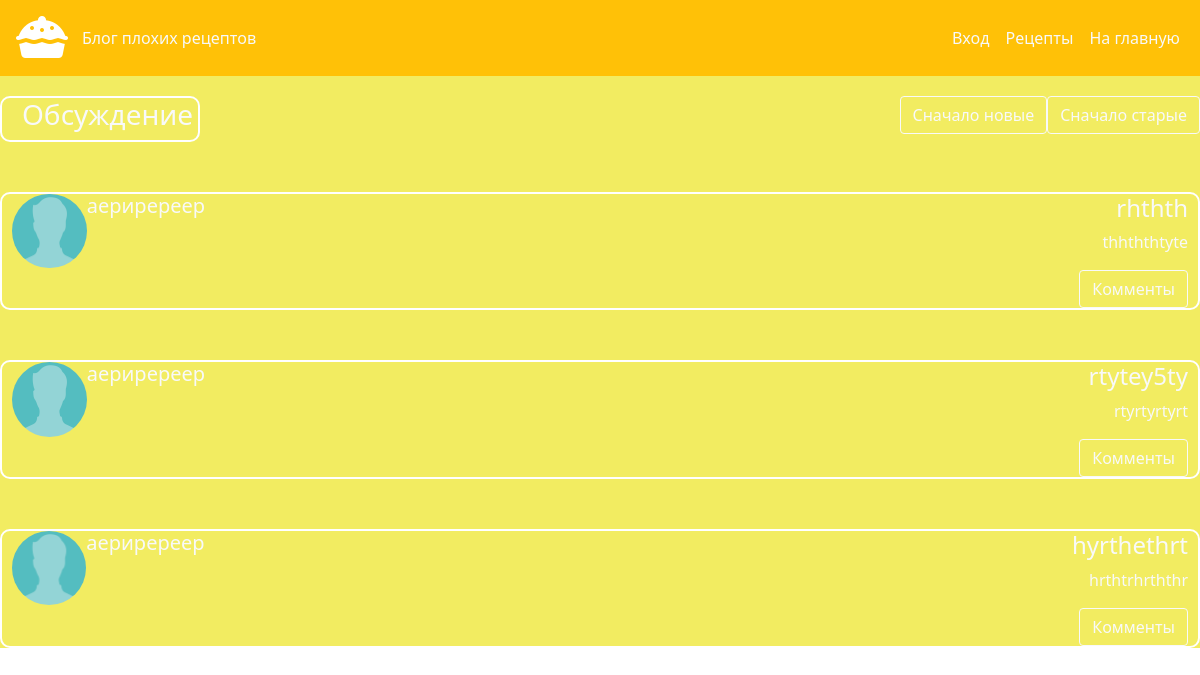
Before: /argue.php with the older database file.
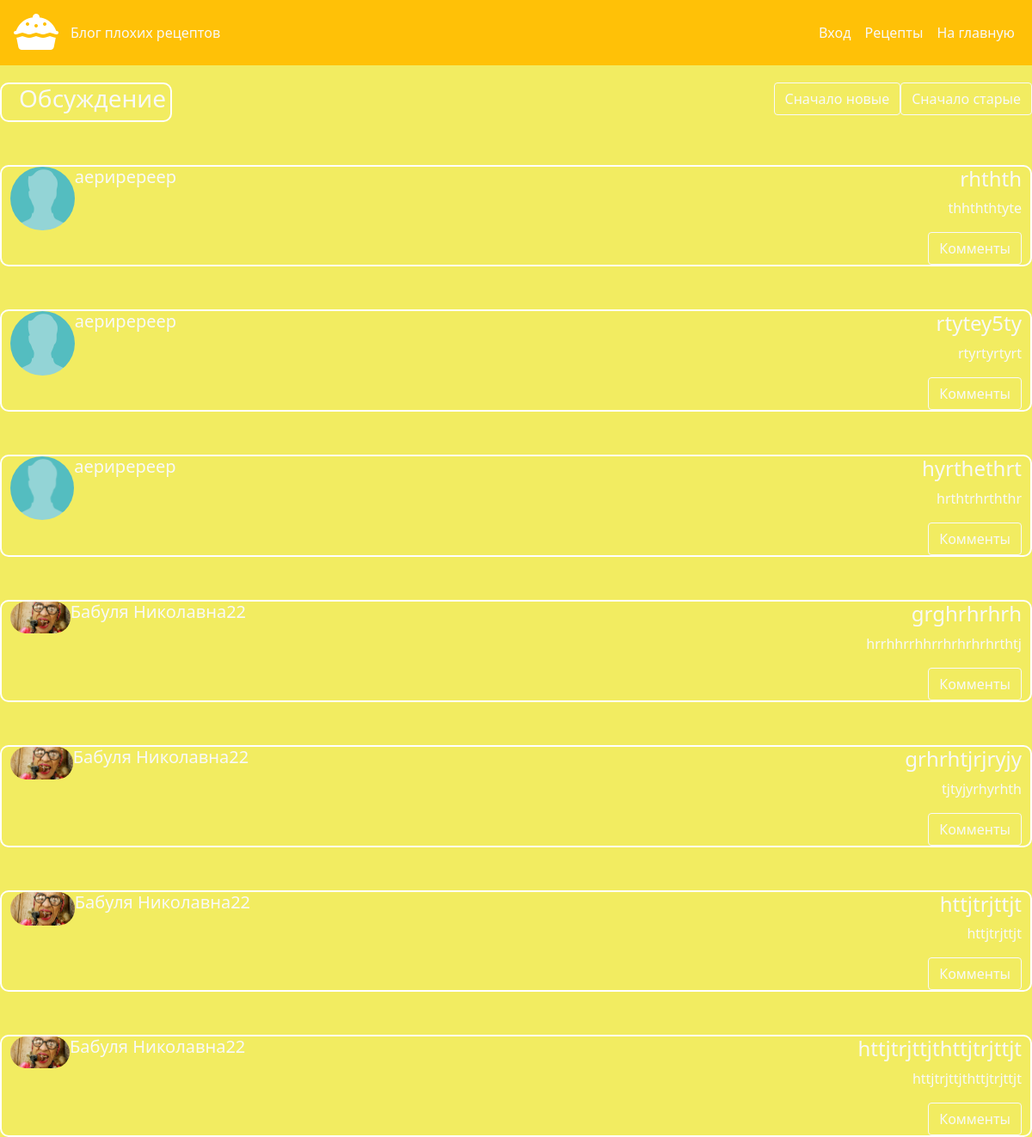
After: the same page with the newer database file.
### tables this page shows
CREATE TABLE `argue` (
  `id` int(11) NOT NULL,
  `oglavlenie` varchar(32) NOT NULL,
  `poema` text NOT NULL,
  `datee` date DEFAULT NULL,
  `user_id_arg` int(11) DEFAULT NULL
);

CREATE TABLE `users` (
  `id` int(11) NOT NULL,
  `login` varchar(32) NOT NULL,
  `password` varchar(250) NOT NULL,
  `email` varchar(16) DEFAULT NULL,
  `age` int(11) DEFAULT 18,
  `photoshop` varchar(1000) NOT NULL DEFAULT 'dummy-profile-image-male.jpg'
);

### argue.php (the view, shortened to what the changed rows need)
<?php
$host="localhost";
$user="root";
$pass="";
$bd="htth";
$link=mysqli_connect($host, $user, $pass, $bd );
mysqli_query($link,"SET NAMES 'utf8'");
$res22="";
if(!isset($_POST['upload'])){
  $query = "SELECT * FROM argue";
  $result = mysqli_query($link, $query) or die(mysqli_error($link));
  for ($data = []; $row = mysqli_fetch_assoc($result); $data[] = $row);
}else{
  $query = "SELECT * FROM argue ORDER BY datee DESC";
  $result = mysqli_query($link, $query) or die(mysqli_error($link));
  for ($data = []; $row = mysqli_fetch_assoc($result); $data[] = $row);
}
if($_SESSION["auth"] == true){?>
<!DOCTYPE html>
<html lang="en">
<head>
  <meta charset="UTF-8">
  <meta name="viewport" content="width=device-width, initial-scale=1.0">
  <title>Document</title>
  <link href="https://cdn.jsdelivr.net/npm/bootstrap@5.0.2/dist/css/bootstrap.min.css" rel="stylesheet">
  <link rel="stylesheet" href="style.css">
</head>
<body>
    <div class="basa">
        <nav class="navbar navbar-expand-lg navbar-light bg-warning">
            <div class="container-fluid">
              <img src="img/pie.png" class="picsa"><span class="text-light">Блог плохих рецептов</span>
              <button class="navbar-toggler" type="button" data-bs-toggle="collapse" data-bs-target="#navbarNav" aria-controls="navbarNav" aria-expanded="false" aria-label="Toggle navigation">
                <span class="navbar-toggler-icon"></span>
              </button>
              <div class="collapse navbar-collapse" id="navbarNav">
                <ul class="navbar-nav">
                  <li class="nav-item">
                    <a class="nav-link active text-light" aria-current="page" href="./profile.php">Профиль</a>
                  </li>
                  <li class="nav-item ">
                    <a class="nav-link text-light" href="./dishes.php">Рецепты</a>
                  </li>
                  <li class="nav-item ">
                    <a class="nav-link text-light" href="./kyrsov.php">На главную</a>
                  </li>
                </ul>
              </div>
            </div>
          </nav>
        <div class="recept">
            <div class="col-2" id="zagalovok2">
                <h3 class="text-light">Обсуждение</h3>
            </div>
            <div class="btn-group">
            <form action='' method="POST" >
                <button type="submit" class="btn btn-outline-light" name="upload">Сначало новые</button>
              </form>
              <form action='' method="POST" class="ponos228" >
                <button type="submit" class="btn btn-outline-light" name="upload2">Сначало старые</button>
              </form>
            </div>
        </div>
        <?php foreach($data as $elem){?>
          <div class="content">
            <div class="sami_recepty">
                <div class="pictures">
                    <div class="fotocki">
                    <?php
                        $popa= $elem["user_id_arg"];
                        $query = "SELECT * FROM users WHERE id=$popa";
                        $res = mysqli_query($link, $query) or die(mysqli_error($link));
                        $user = mysqli_fetch_assoc($res);
                        ?>
                        <img src='image/<?=$user['photoshop'] ?>' class="ludy">
                        <h5 class="text-light"><?=$user['login']?></h5>
                    </div>
                </div>
                <div class="description">
                    <h4 class="text-light"><?=$elem['oglavlenie']?></h4>
                    <p class="text-light"><?=$elem['poema']?></p>
                    <?php $res22.='<a class="btn btn-outline-light" href=./argue_exstra.php?id='.$elem['id'].' role="button"> Комменты</a>';
                    echo $res22;
                    $res22=""; ?>
                </div>
            </div>
        </div>
      <?php } ?>
    </div>
  <script src="https://cdn.jsdelivr.net/npm/bootstrap@5.0.2/dist/js/bootstrap.bundle.min.js"></script>
</body>
</html>
<?php }else{ ?>
  <!DOCTYPE html>
<html lang="en">
<head>
  <link href="https://cdn.jsdelivr.net/npm/bootstrap@5.0.2/dist/css/bootstrap.min.css" rel="stylesheet">
  <link rel="stylesheet" href="style.css">
</head>
<body>
    <div class="basa">
        <?php foreach($data as $elem){?>
          <div class="content">
            <div class="sami_recepty">
                <div class="pictures">
                    <div class="fotocki">
                    <?php
                        $popa= $elem["user_id_arg"];
                        $query = "SELECT * FROM users WHERE id=$popa";
                        $res = mysqli_query($link, $query) or die(mysqli_error($link));
                        $user = mysqli_fetch_assoc($res);
                        ?>
                        <img src='image/<?=$user['photoshop'] ?>' class="ludy">
                        <h5 class="text-light"><?=$user['login']?></h5>
                    </div>
                </div>
                <div class="description">
                    <h4 class="text-light"><?=$elem['oglavlenie']?></h4>
                    <p class="text-light"><?=$elem['poema']?></p>
                    <?php $res22.='<a class="btn btn-outline-light" href=./argue_exstra.php?id='.$elem['id'].' role="button"> Комменты</a>';
                    echo $res22;
                    $res22=""; ?>
                </div>
            </div>
        </div>
      <?php } ?>
    </div>
</body>
</html>
<?php } ?>

Changed rows visible on the page:
added argue: user_id_arg.photoshop (picture), user_id_arg.login "Бабуля Николавна22", oglavlenie "grghrhrhrh", poema "hrrhhrrhhrrhrhrhrhrthtj"
added argue: user_id_arg.photoshop (picture), user_id_arg.login "Бабуля Николавна22", oglavlenie "grhrhtjrjryjy", poema "tjtyjyrhyrhth"
added argue: user_id_arg.photoshop (picture), user_id_arg.login "Бабуля Николавна22", oglavlenie "httjtrjttjt", poema "httjtrjttjt"
added argue: user_id_arg.photoshop (picture), user_id_arg.login "Бабуля Николавна22", oglavlenie "httjtrjttjthttjtrjttjt", poema "httjtrjttjthttjtrjttjt"
